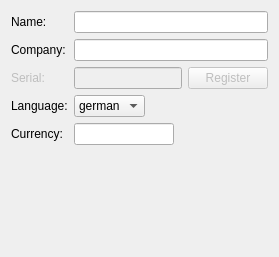
     <widget class="QWidget" name="tab">
      <attribute name="icon">
       <iconset resource="../../resources.qrc">
        <normaloff>:/icons/resources/user.png</normaloff>:/icons/resources/user.png</iconset>
      </attribute>
      <attribute name="title">
       <string>User</string>
      </attribute>
      <layout class="QVBoxLayout" name="verticalLayout">
       <item>
        <layout class="QGridLayout" name="gridLayout_2">
         <item row="3" column="0">
          <widget class="QLabel" name="label_10">
           <property name="text">
            <string>Language:</string>
           </property>
          </widget>
         </item>
         <item row="3" column="1">
          <layout class="QHBoxLayout" name="horizontalLayout_6">
           <item>
            <widget class="QComboBox" name="language">
             <item>
              <property name="text">
               <string>german</string>
              </property>
             </item>
             <item>
              <property name="text">
               <string>english</string>
              </property>
             </item>
            </widget>
           </item>
           <item>
            <spacer name="horizontalSpacer_5">
             <property name="orientation">
              <enum>Qt::Horizontal</enum>
             </property>
             <property name="sizeHint" stdset="0">
              <size>
               <width>40</width>
               <height>20</height>
              </size>
             </property>
            </spacer>
           </item>
          </layout>
         </item>
         <item row="4" column="0">
          <widget class="QLabel" name="label_11">
           <property name="text">
            <string>Currency:</string>
           </property>
          </widget>
         </item>
         <item row="4" column="1">
          <layout class="QHBoxLayout" name="horizontalLayout_7">
           <item>
            <widget class="QLineEdit" name="currency">
             <property name="maximumSize">
              <size>
               <width>100</width>
               <height>16777215</height>
              </size>
             </property>
            </widget>
           </item>
           <item>
            <spacer name="horizontalSpacer_6">
             <property name="orientation">
              <enum>Qt::Horizontal</enum>
             </property>
             <property name="sizeHint" stdset="0">
              <size>
               <width>40</width>
               <height>20</height>
              </size>
             </property>
            </spacer>
           </item>
          </layout>
         </item>
         <item row="0" column="0">
          <widget class="QLabel" name="label_8">
           <property name="text">
            <string>Name:</string>
           </property>
          </widget>
         </item>
         <item row="1" column="0">
          <widget class="QLabel" name="label_9">
           <property name="text">
            <string>Company:</string>
           </property>
          </widget>
         </item>
         <item row="2" column="0">
          <widget class="QLabel" name="serial_label">
           <property name="enabled">
            <bool>false</bool>
           </property>
           <property name="text">
            <string>Serial:</string>
           </property>
          </widget>
         </item>
         <item row="2" column="1">
          <layout class="QHBoxLayout" name="horizontalLayout_5">
           <item>
            <widget class="QLineEdit" name="serial">
             <property name="enabled">
              <bool>false</bool>
             </property>
             <property name="readOnly">
              <bool>true</bool>
             </property>
            </widget>
           </item>
           <item>
            <widget class="QPushButton" name="registerButton">
             <property name="enabled">
              <bool>false</bool>
             </property>
             <property name="text">
              <string>Register</string>
             </property>
             <property name="icon">
              <iconset resource="../../resources.qrc">
               <normaloff>:/icons/resources/edit.png</normaloff>:/icons/resources/edit.png</iconset>
             </property>
             <property name="iconSize">
              <size>
               <width>16</width>
               <height>16</height>
              </size>
             </property>
             <property name="shortcut">
              <string>Return</string>
             </property>
            </widget>
           </item>
          </layout>
         </item>
         <item row="0" column="1">
          <widget class="QLineEdit" name="name"/>
         </item>
         <item row="1" column="1">
          <widget class="QLineEdit" name="company"/>
         </item>
        </layout>
       </item>
       <item>
        <spacer name="verticalSpacer">
         <property name="orientation">
          <enum>Qt::Vertical</enum>
         </property>
         <property name="sizeHint" stdset="0">
          <size>
           <width>20</width>
           <height>101</height>
          </size>
         </property>
        </spacer>
       </item>
      </layout>
     </widget>
